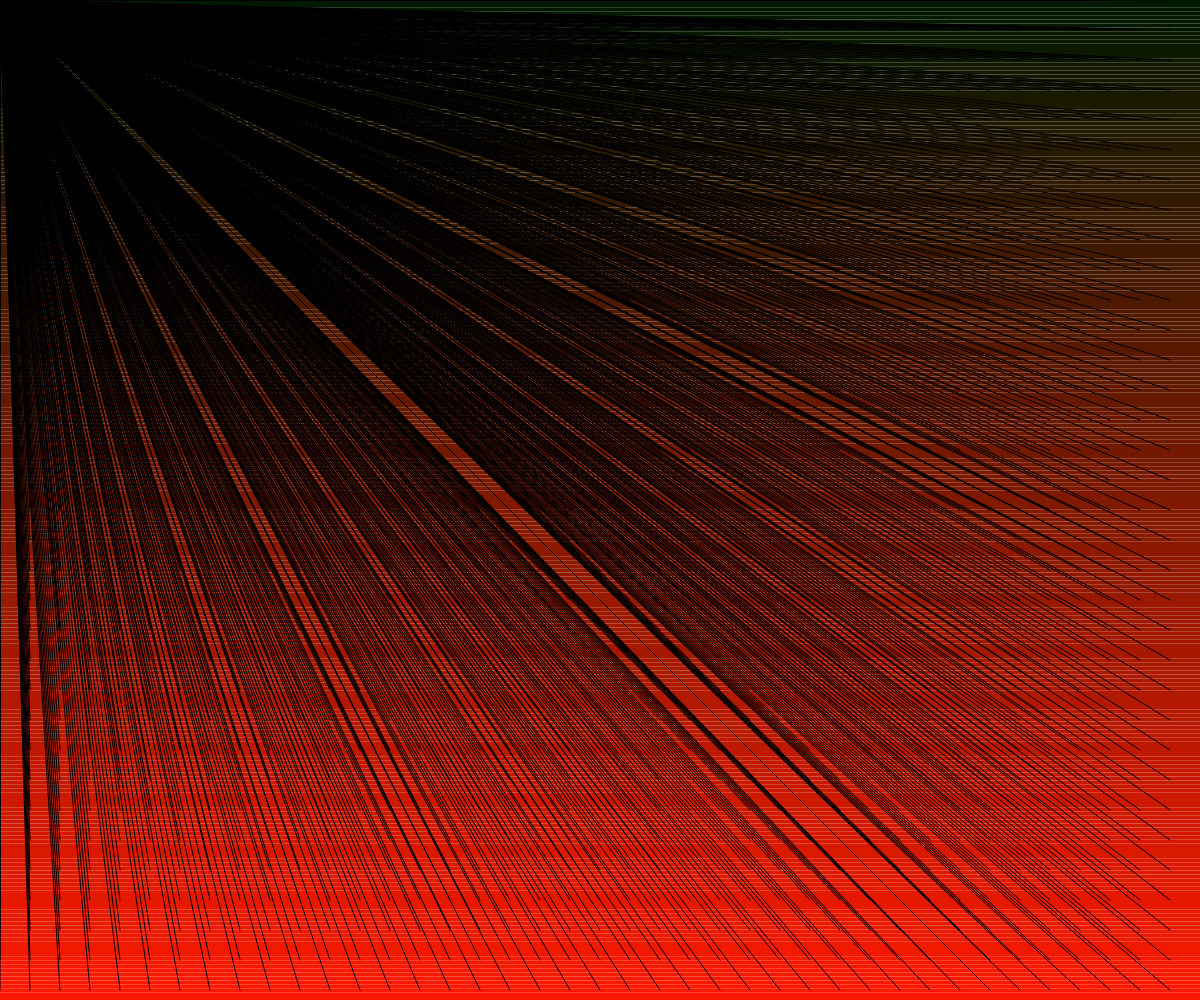
Frame 1 (no input)
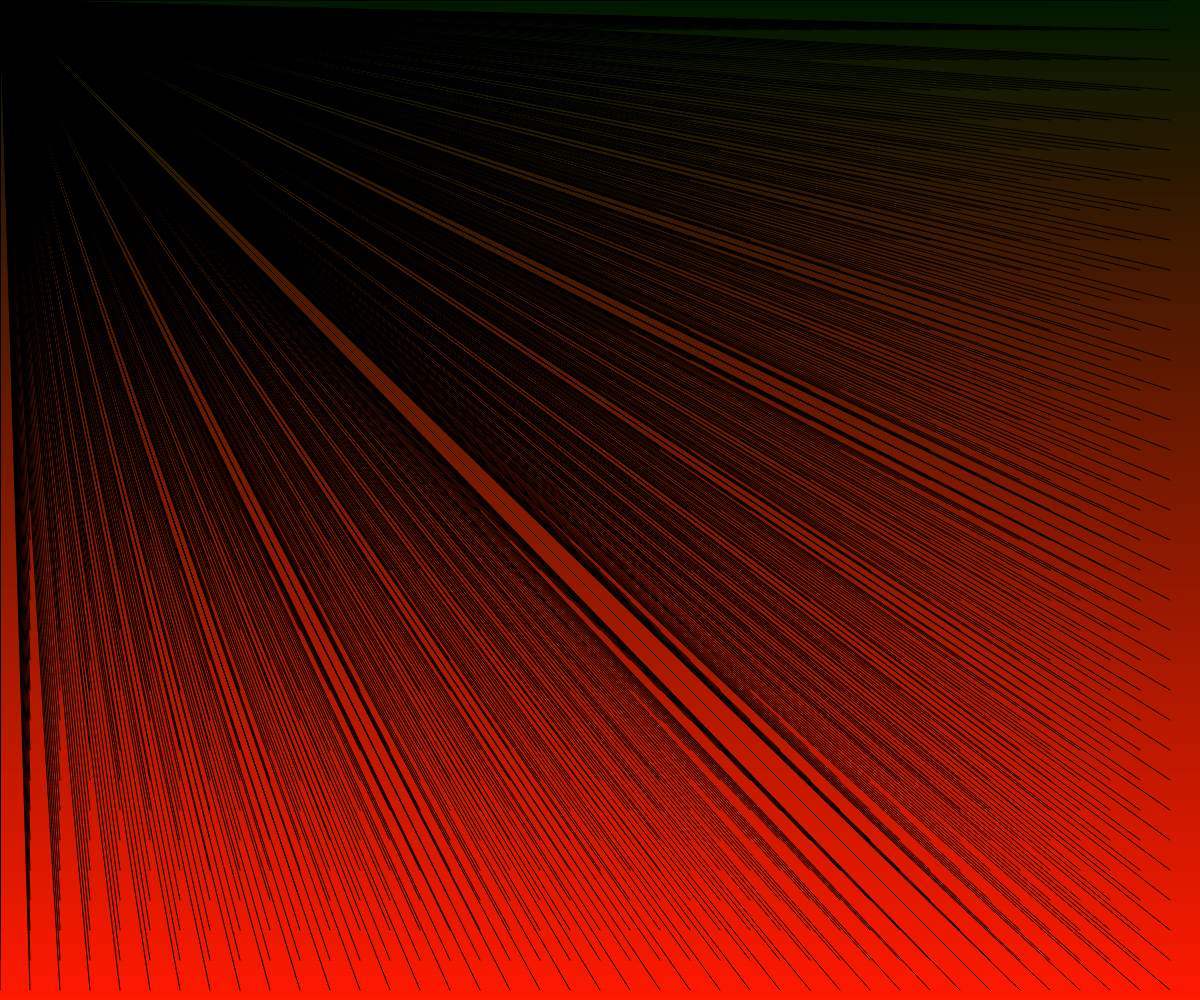
Frame 60 (no input)
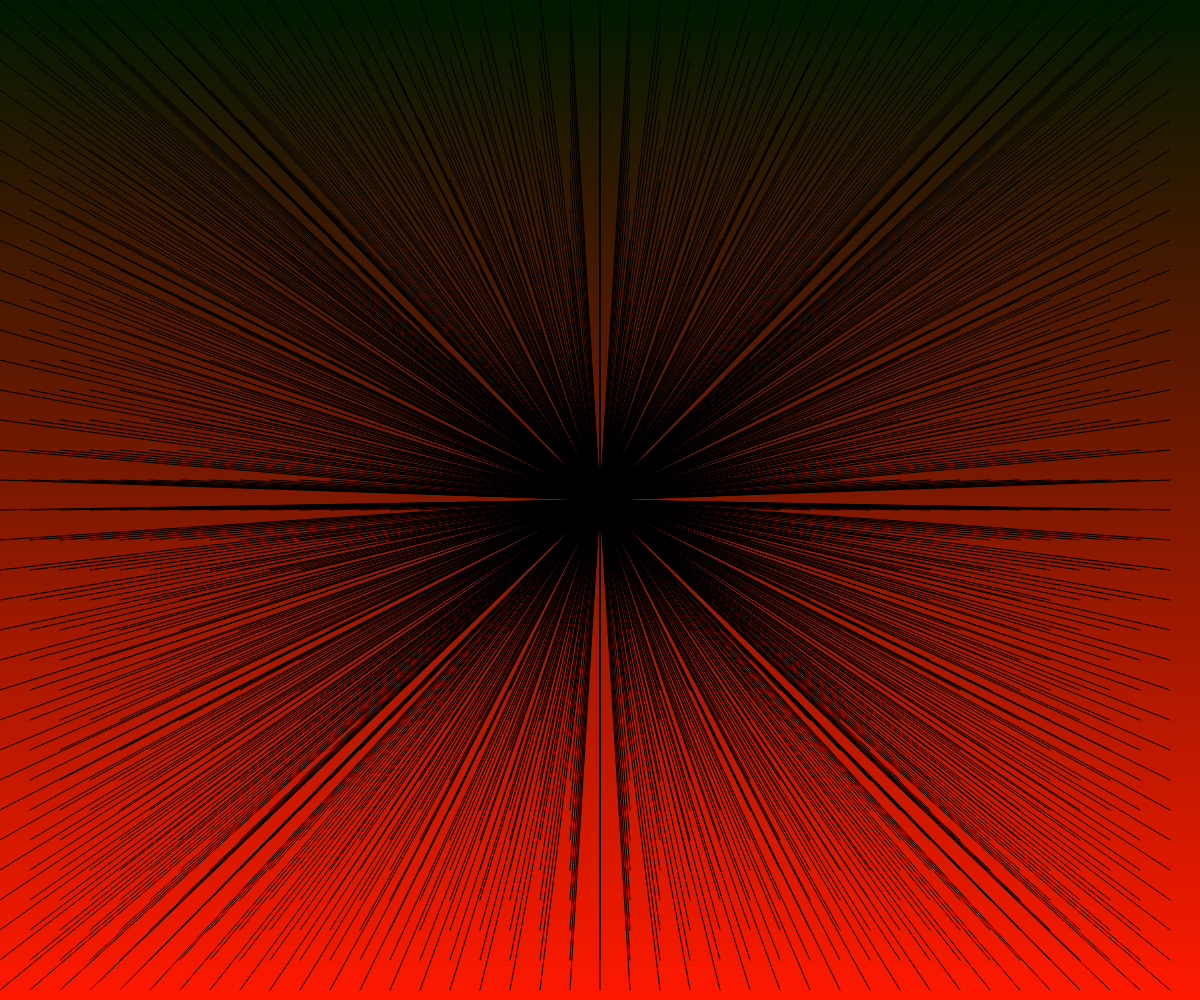
Frame 120 (the mouse pressed at the canvas centre since frame 60)

The p5.js sketch that drew these frames (run headless with seeded random() and noise() and a simulated clock; from frame 60 on, the mouse is pressed at the canvas centre):

// p5.js sketch
// ── sketch.js
// Drawing Loops
// Austin Nicholson
// September 25th
//
// Extra for Experts:
// - describe what you did to take this project "above and beyond"

let numSegments = 255;
let segmentHeight;
const GRID_SPACING = 30;

function setup() {
  createCanvas(windowWidth, windowHeight);
  segmentHeight = height/numSegments;
}

function draw() {
  //noLoop();
  gradient();
  drawGrid();
}

function drawGrid(){
  for (let x = 0; x < width; x = x + GRID_SPACING){
    for(let y = 0; y < height; y = y + GRID_SPACING){
      //fill(0);
      //circle(x,y,10);

      noCursor();
      line(mouseX, mouseY, x, y);

      if(dist(x,y,mouseX, mouseY) < 50) {
        fill(255,0,0);
      }
      else {
        fill(0);
      }

    }
  }

}

function gradient(){
  noStroke();
  for(let i = 0; i < numSegments; i++){
    let y = i * segmentHeight;
    let fillValue = map(y,0,height,0,255);
    fill(fillValue, 25, 0);
    rect(0,y,width, segmentHeight);
  }
stroke(0);
}
